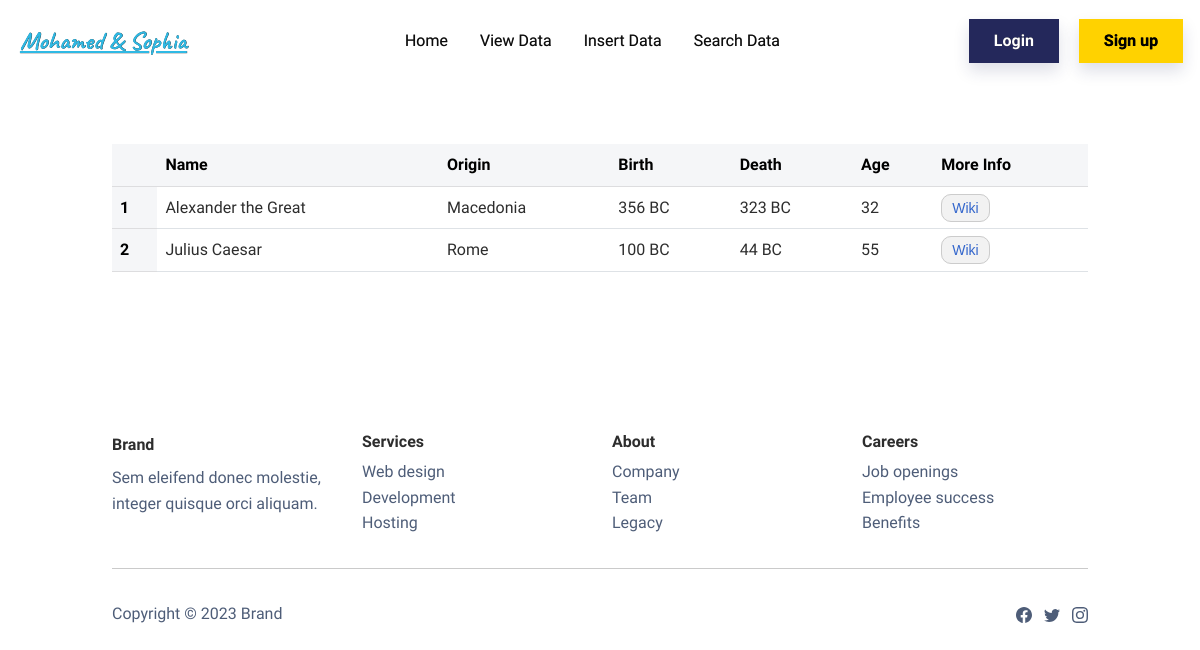
Page /data on the earlier database version.
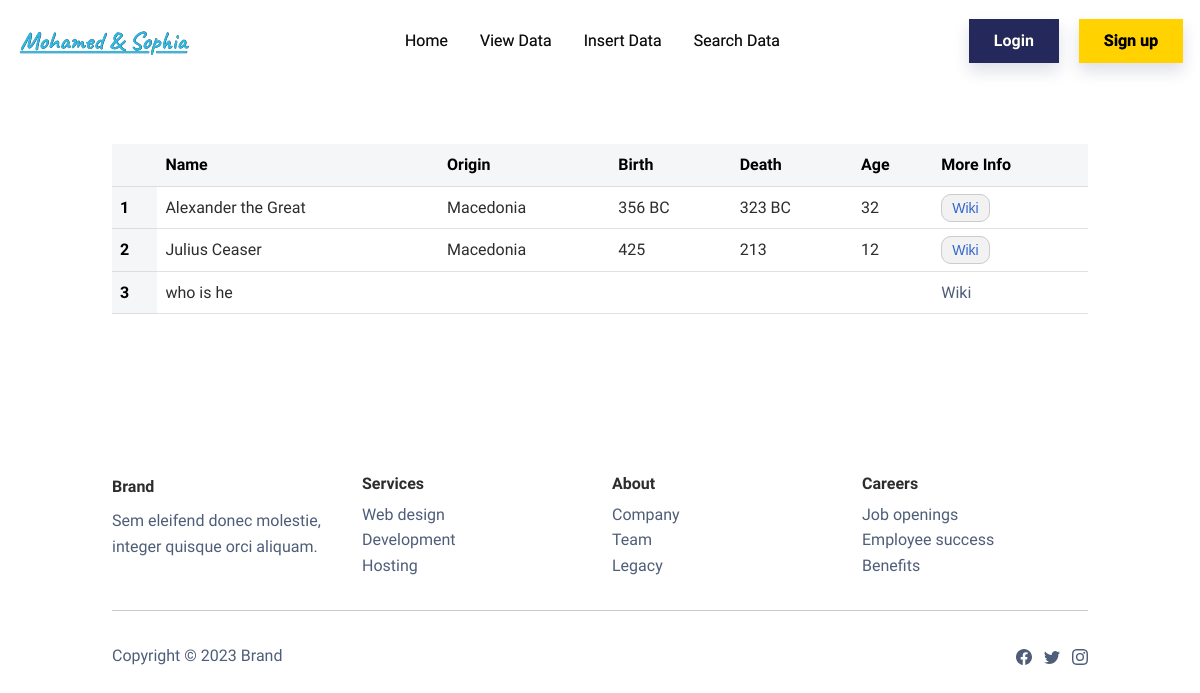
Same page on the later database version.
### MSapp/models.py (models this page shows, shortened)
class Great(db.Model):
    id = db.Column(db.Integer, primary_key=True)
    name = db.Column(db.String(80), unique=True, nullable=False)
    origin = db.Column(db.String(80), unique=False, nullable=True)
    birth = db.Column(db.String(80), unique=False, nullable=True)
    death = db.Column(db.String(80), unique=False, nullable=True)
    age = db.Column(db.Integer, unique=False, nullable=True)
    url = db.Column(db.String(200), unique=False, nullable=True)

### MSapp/routes.py (the view)
@app.route('/data')
def viewData(): # this function will show the data from the database
    greats = Great.query.all()
    return render_template('viewData.html', greats=greats)

### MSapp/routes.py (called while the page is built)
@app.context_processor
def inject_now():
    form = SearchForm()
    return dict(form=form)

### MSapp/templates/viewData.html (shortened to what this page needs)
{% extends 'base.html' %}
{% block content %}
    <section class="py-5 mt-5">
        <div class="container py-4 py-xl-5">
            <table class="table">
                <thead class="table-light">
                <tr>
                    <th scope="col"></th>
                    <th scope="col">Name</th>
                    <th scope="col">Origin</th>
                    <th scope="col">Birth</th>
                    <th scope="col">Death</th>
                    <th scope="col">Age</th>
                    <th scope="col">More Info</th>
                </tr>
                </thead>
            <tbody>
                {% for great in greats %}
                <tr>
                    <th scope="row" class="table-light">{{ loop.index }}</th>
                    <td>{{ great.name }}</td>
                    <td>{{ great.origin }}</td>
                    <td>{{ great.birth }}</td>
                    <td>{{ great.death }}</td>
                    <td>{{ great.age }}</td>
                    <td><a href={{ great.url }} class="more-info-link">Wiki</a></td>
                </tr>
                {% endfor %}
            </tbody>
            </table>
        </div>
    </section>
{% endblock %}

Differences in the rows shown:
changed Great: name "Julius Caesar" → "Julius Ceaser"; origin "Rome" → "Macedonia"; birth "100 BC" → "425"; death "44 BC" → "213"; age "55" → "12"
added Great: name "who is he"
